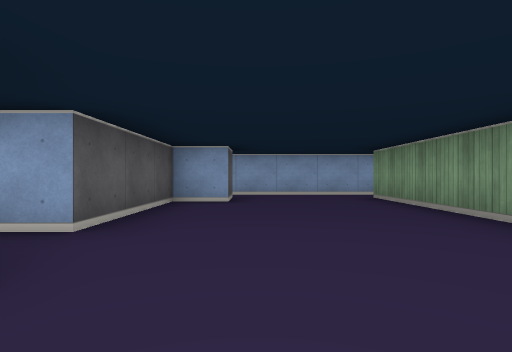
[1] (above)

18 first-person views from a walk through a cub3D ray-caster map. The camera is about half as high as the walls, looks level and sees 80° across. The floor is counted in squares. Each view is taken from the middle of a square. On the plan, view 1 faces up. The plan holds only what a view shows up to about 9 squares ahead; the rest is blank.

[2]
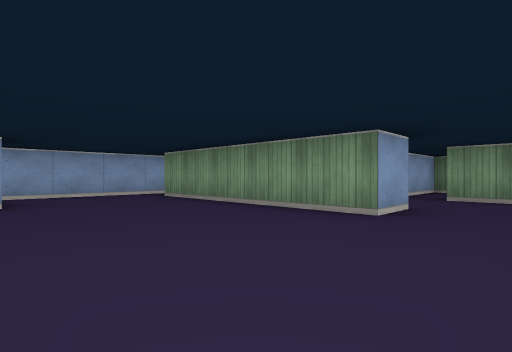

[3]
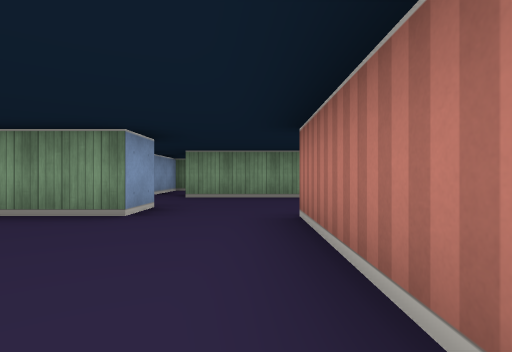

[4]
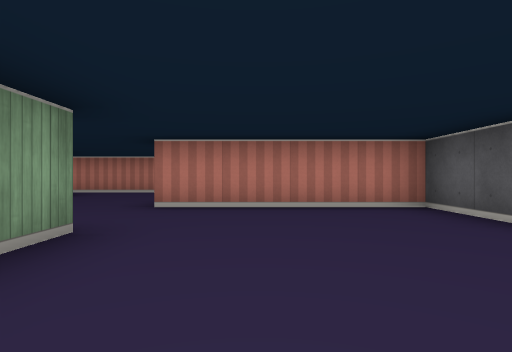

[5]
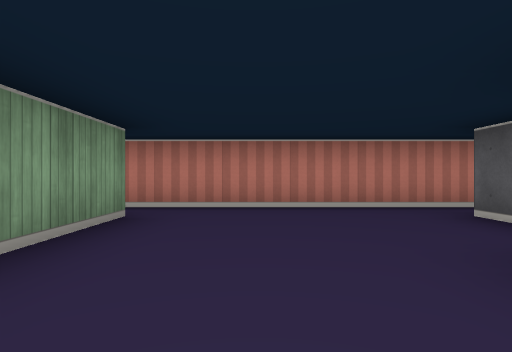

[6]
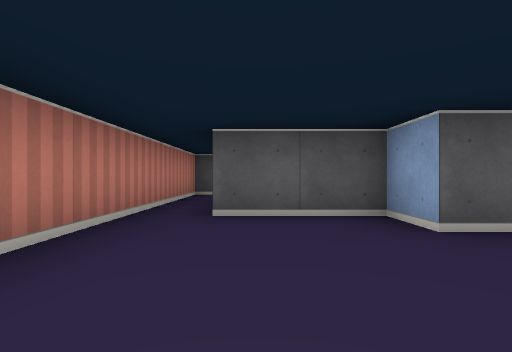

[7]
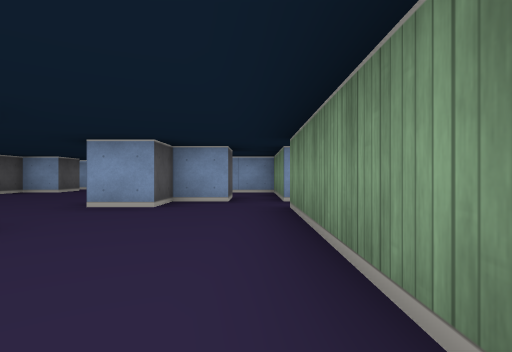

[8]
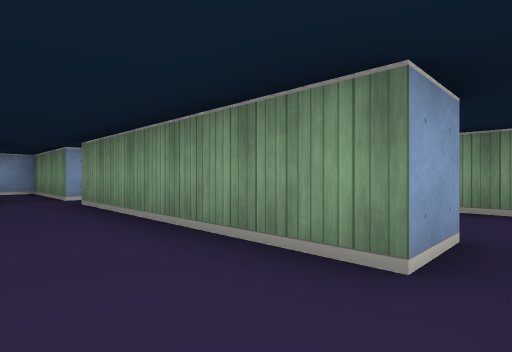

[9]
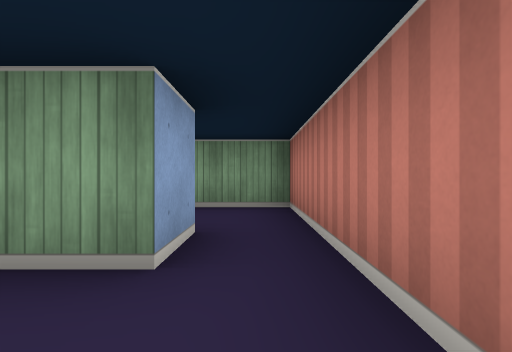

[10]
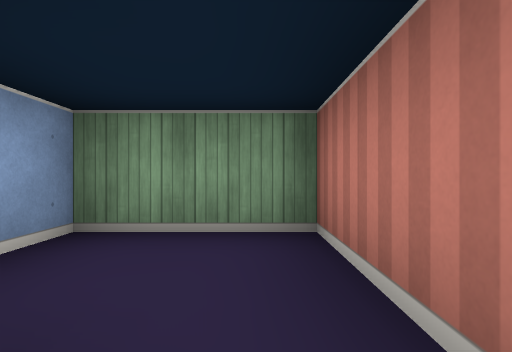

[11]
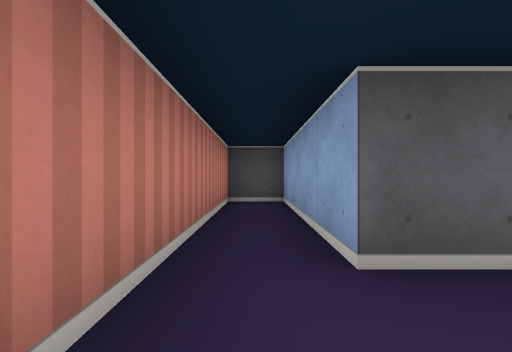

[12]
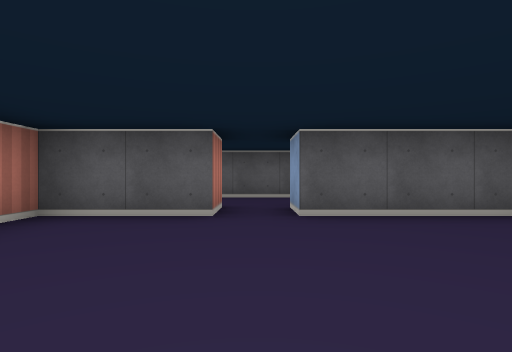

[13]
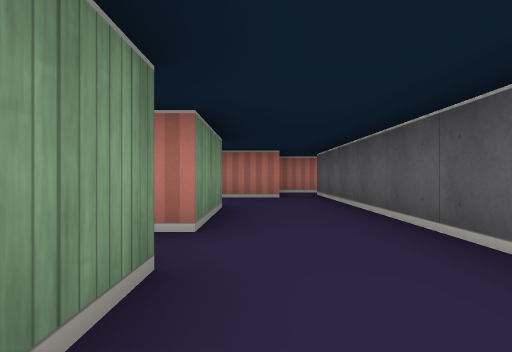

[14]
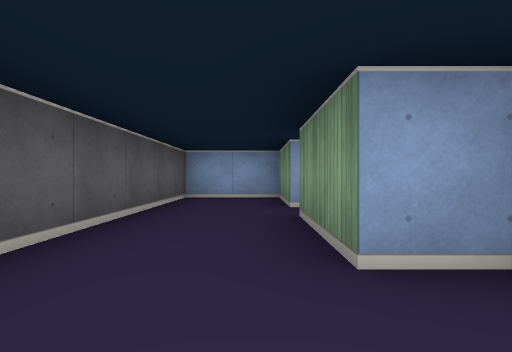

[15]
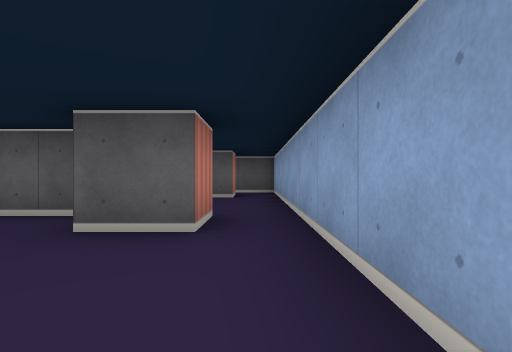

[16]
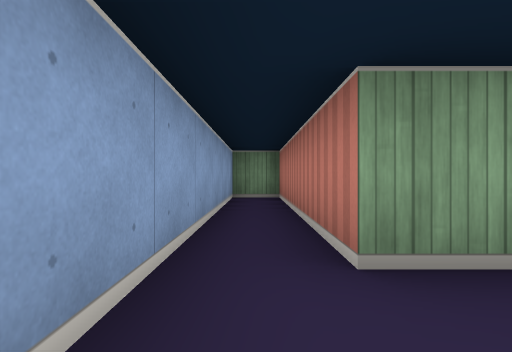

[17]
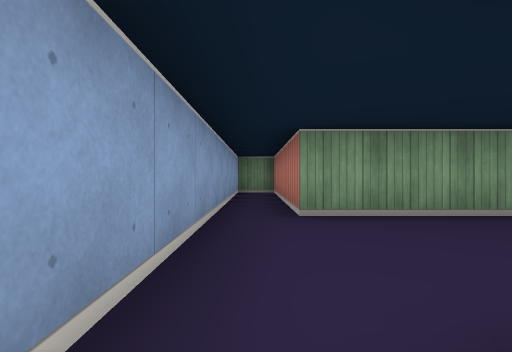

[18]
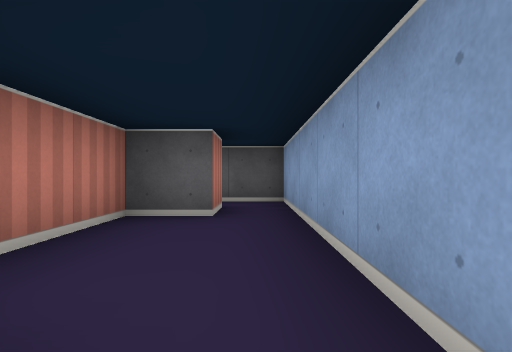

### Floor plan
Points are (right, up) in squares from view 1. A wall is a line through its corners. A room is listed if a view was taken in it or the views show most of it. See-through windows are left out.
Room 1 (views 1, 2, 3, 4, 12, 15, 16)
walls: (-0.5, 6.5) (-0.5, 5.5) (-1.5, 5.5) (-1.5, 2.5); (-1.5, 1.5) (-1.5, -0.5) (2.5, -0.5); (3.5, 1.5) (2.5, 1.5) (2.5, 6.5) (7.5, 6.5) (7.5, 7.5) (-0.5, 7.5)
ways out: opening at (2.5, 0.5) to room 2; opening at (-2, 2) to room 3; opening at (-1, 7) to room 4
Room 2 (views 5, 6, 7, 8, 9, 10, 11)
walls: (2.5, -0.9) (2.5, -1.5) (1.5, -1.5) (1.5, -3.5) (-2.5, -3.5) (-2.5, -4.5) (6.5, -4.5); (6.5, -3.5) (5.5, -3.5) (5.5, 1.5); (4.5, 2.5) (3.5, 2.5) (3.5, 1.5)
ways out: opening at (2.5, 0.5) to room 1; opening at (6, -4) to room 5; opening at (5, 3) to room 6; opening at (6.5, 2)
Room 3 (views 13, 14)
walls: (-1.5, -0.5) (-2.5, -0.5) (-2.5, 1.5) (-1.5, 1.5); (-3.6, -2.5) (-2.2, -2.5); (-1.5, 2.5) (-2.5, 2.5) (-2.5, 4.5) (-4.5, 4.5) (-4.5, -3.5)
ways out: opening at (-2, 2) to room 1; opening at (-4, -3) to room 7
Room 4 (views 17, 18)
walls: (-4.5, 6.5) (-4.5, 5.5) (-2.8, 5.5); (-1.5, 6.5) (-0.5, 6.5); (-0.5, 7.5) (-4.5, 7.5)
ways out: opening at (-1, 7) to room 1; opening at (-5, 7)
Room 5 (no view inside)
walls: (6.5, -4.5) (8.5, -4.5) (8.5, -2.5) (7.8, -2.5)
ways out: opening at (6, -4) to room 2
Room 6 (no view inside)
walls: (4.5, 3.5) (4.5, 2.5); (5.5, 2.5) (5.5, 5.5) (4.2, 5.5)
ways out: opening at (5, 3) to room 2
Room 7 (no view inside)
walls: (-4.8, -4.5) (-3.6, -4.5)
ways out: opening at (-4, -3) to room 3

Positions as (right, up) in squares from view 1, and headings:
1: (0, 0), facing up
2: (-1, 0), facing up-right
3: (-1, 0), facing right
4: (1, 4), facing down
5: (4, 0), facing down
6: (5, -3), facing left
7: (5, -3), facing up
8: (4, -4), facing up-right
9: (4, -4), facing right
10: (6, -4), facing right
11: (3, -4), facing left
12: (2, 2), facing left
13: (-3, 4), facing down
14: (-3, -2), facing up
15: (2, 7), facing left
16: (1, 7), facing right
17: (-1, 7), facing right
18: (-1, 7), facing left
